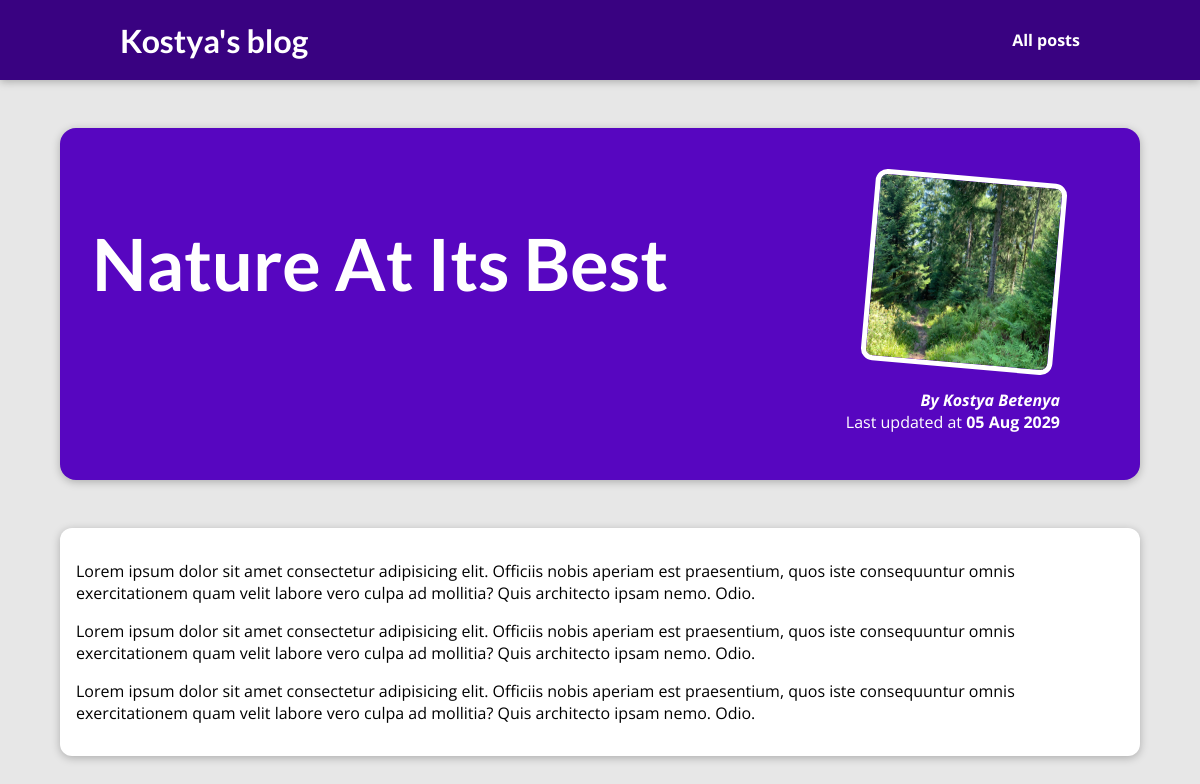
The app's page /posts/into-the-woods with its own data.
### blog/models.py (models this page shows, shortened)
class Post(models.Model):
    title = models.CharField(max_length=50)
    excerpt = models.CharField(max_length=100)
    image = models.CharField(max_length=30)
    date = models.DateField(default=datetime.date.today)
    slug = models.SlugField()
    content = models.TextField()
    author = models.ForeignKey(Author, on_delete=models.SET_NULL, null=True, related_name='posts')
    tags = models.ManyToManyField('Tag', blank=True, related_name='posts')
    class Meta:
        verbose_name_plural = 'Posts'

class Author(models.Model):
    first_name = models.CharField(max_length=128)
    last_name = models.CharField(max_length=128)
    email = models.EmailField()
    def __str__(self):
        return f'{self.first_name} {self.last_name}'
    class Meta:
        verbose_name_plural = 'Authors'

### blog/views.py (the view)
# urls.py: path('posts/<slug:slug>', views.post, name='post')
def post(request, slug):
    try:
        post_details = get_object_or_404(Post, slug=slug)
        return render(request, 'blog/post-info.html', {
            'post': post_details,
            'tags': post_details.tags.all(),
        })
    except:
        raise Http404()

### blog/templates/blog/post-info.html (shortened to what this page needs)
{% extends "base.html" %}
{% load static %}
{% block css %}
    <link rel="stylesheet" href="{% static 'blog/post-detail.css' %}" />
{% endblock %}
{% block content %}
    {% include "blog/includes/header.html" %}
    <section id="summary">
        <h2>{{ post.title }}</h2>
        <article>
            <img src="{% static 'blog/images/'|add:post.image %}" alt={{ post.title }} />
            <address>By <a href="mailto:{{ post.author.email }}">{{ post.author }}</a></address>
            <div>
                Last updated at <time>{{ post.date|date:'d M Y' }}</time>
            </div>
        </article>
    </section>
    <main>
        {{ post.content|linebreaks }}
    </main>
{% endblock %}

### static/base.css (style rules this page uses)
* { box-sizing: border-box; }
html { font-family: 'Open Sans', 'Lato', sans-serif; }
body { margin: 0; }
h1, h2, h3 { font-family: 'Lato', sans-serif; font-weight: bold; }

### blog/static/blog/post-detail.css (style rules this page uses)
body { background-color: #e7e7e7; }
#summary { margin: 8rem auto 3rem auto; padding: 2rem; width: 90%; max-width: 90rem; border-radius: 16px; background-color: #5706c0; position: relative; box-shadow: 0 2px 8px rgba(0, 0, 0, 0.25); height: 22rem; }
#summary h2 { color: white; font-size: 4.5rem; }
#summary article { position: absolute; top: 2rem; right: 3rem; padding: 1rem 2rem; border-radius: 12px; text-align: right; color: white; }
#summary article img { width: 12rem; height: 12rem; border-radius: 12px; transform: rotateZ(5deg); border: 5px solid white; margin-bottom: 1rem; }
#summary a { text-decoration: none; color: white; }
#summary address { font-weight: bold; }
#summary time { font-weight: bold; }
main { width: 90%; max-width: 90rem; margin: 3rem auto; background-color: white; padding: 1rem; border-radius: 12px; box-shadow: 0 2px 8px rgba(0, 0, 0, 0.25); }

### records on screen
Post: title "Nature At Its Best", image (picture), author "Kostya Betenya", date "05 Aug 2029", content "Lorem ipsum dolor sit amet consectetur adipisicing elit. Officiis nobis aperiam est praesentium, quos iste consequuntur omnis exercitationem quam velit labore vero culpa ad mollitia? Quis architecto ipsam nemo. Odio. Lorem ipsum dolor sit amet consectetur adipisicing elit. Officiis nobis aperiam est praesentium, quos iste consequuntur omnis exercitationem quam velit labore vero culpa ad mollitia? Quis architecto ipsam nemo. Odio. Lorem ipsum dolor sit amet consectetur adipisicing elit. Officiis nobis aperiam est praesentium, quos iste consequuntur omnis exercitationem quam velit labore vero culpa ad mollitia? Quis architecto ipsam nemo. Odio."
